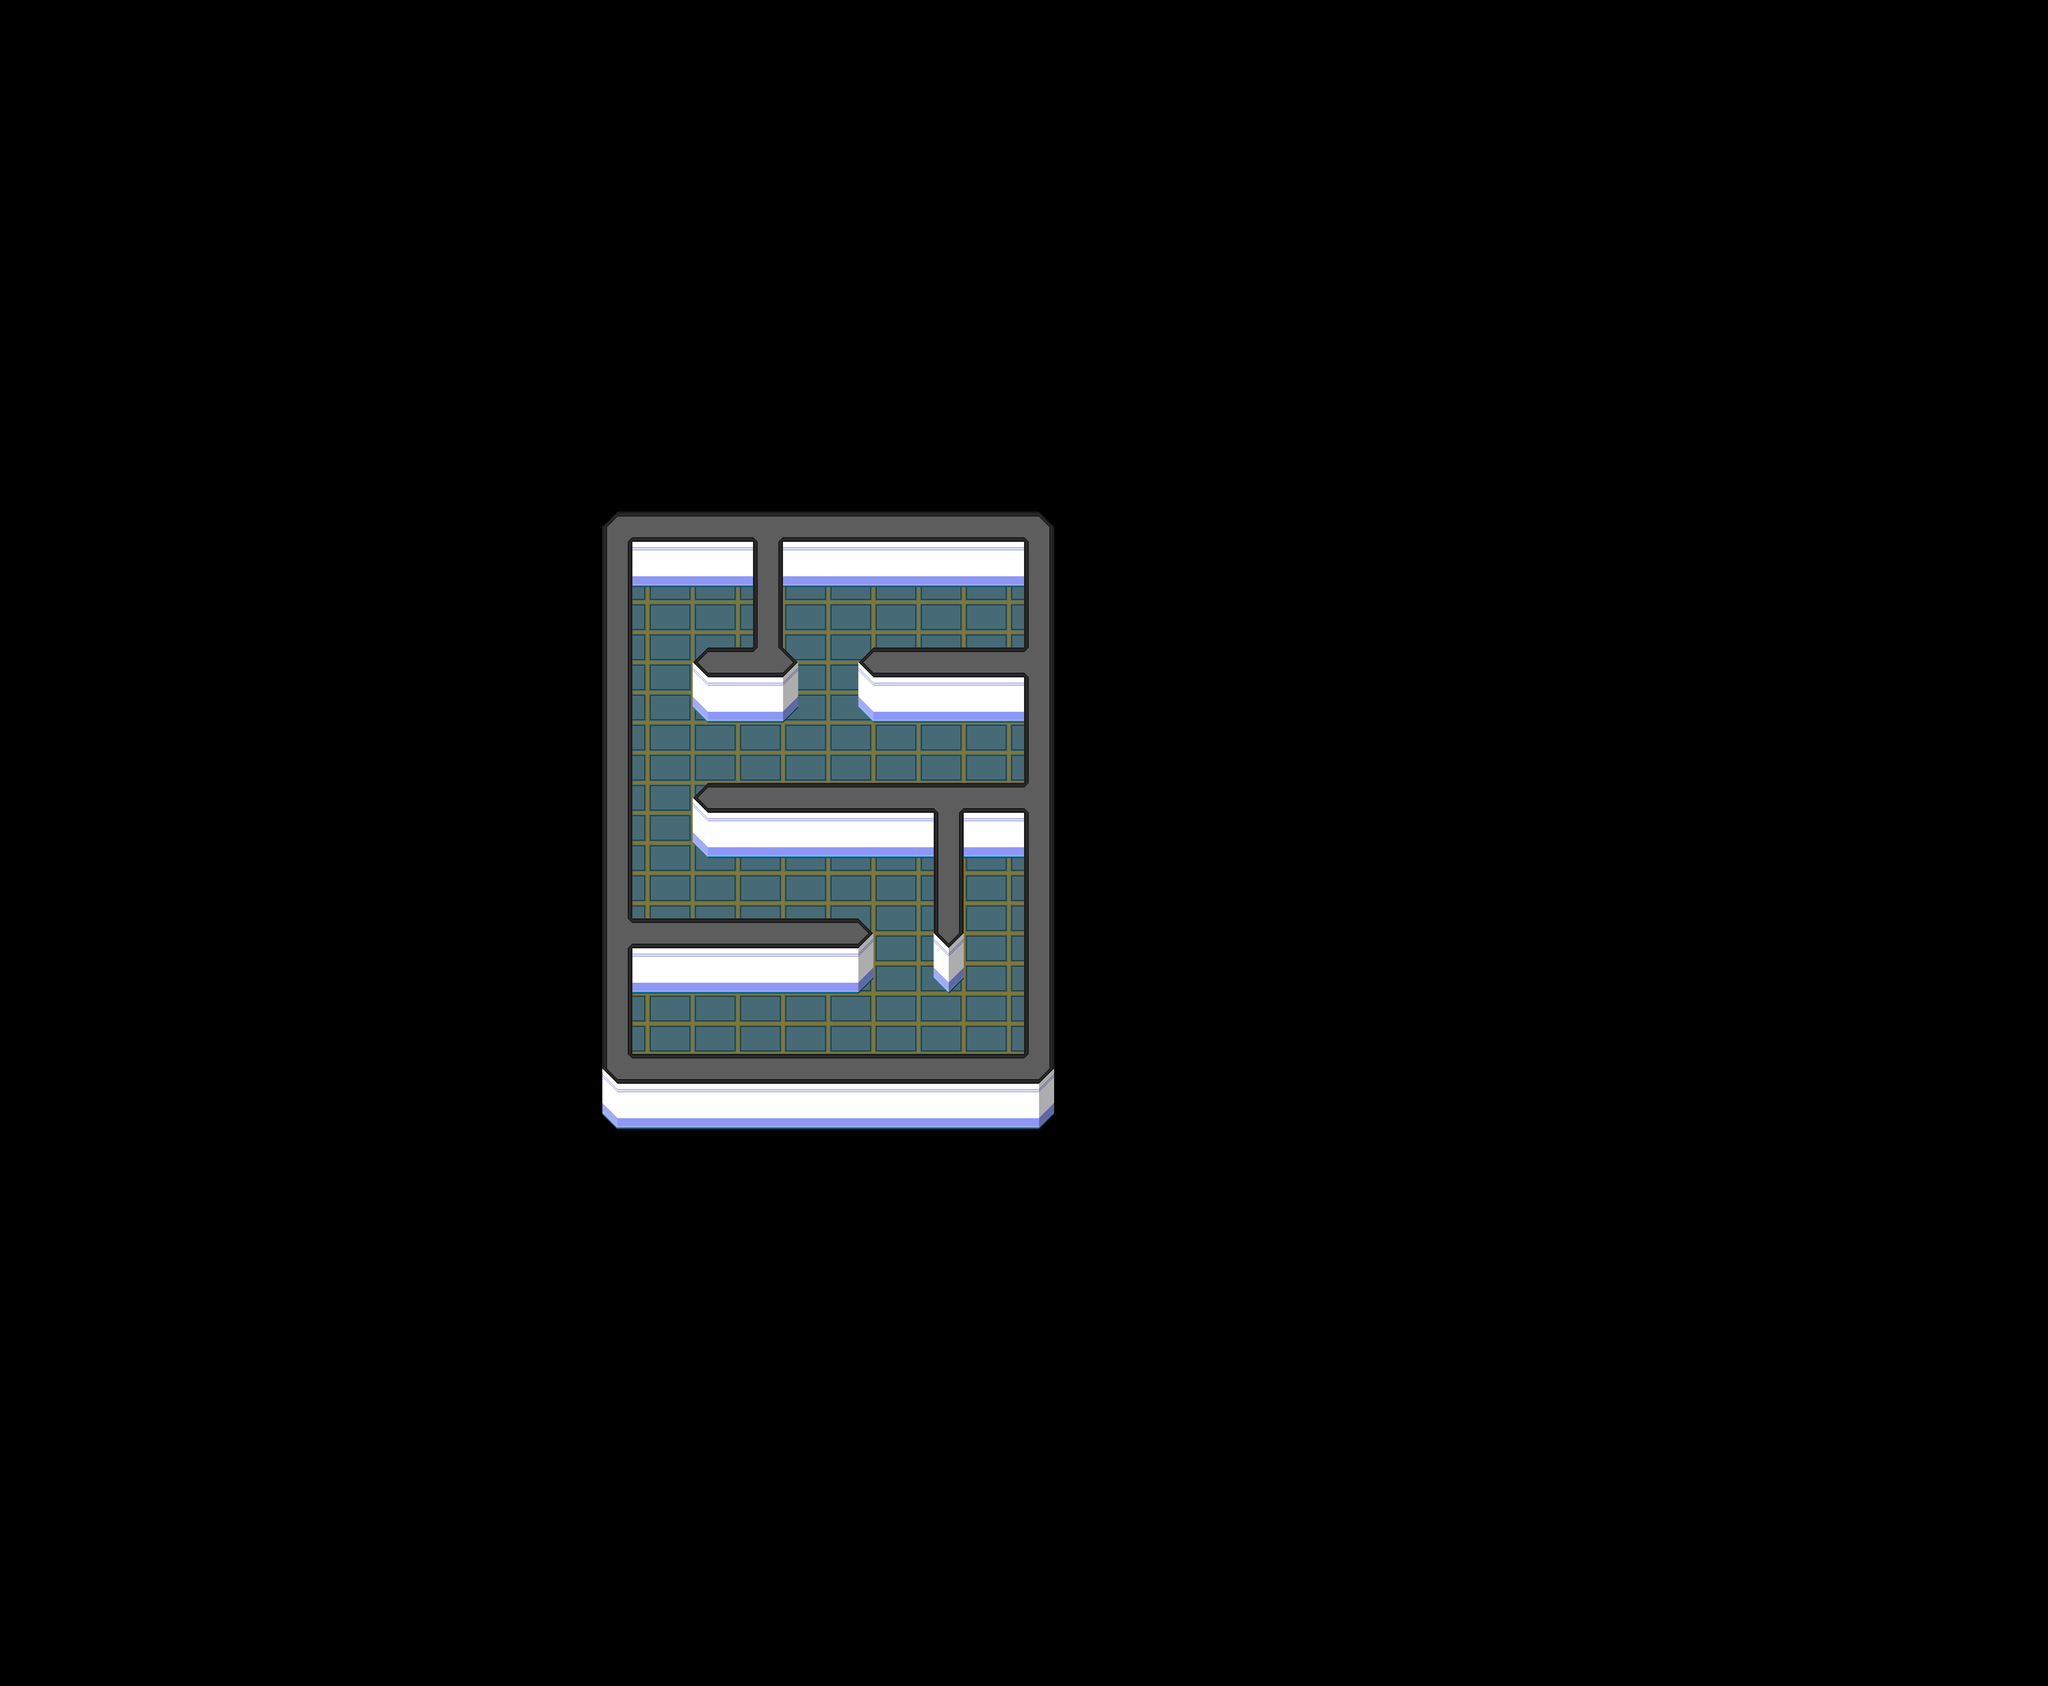

Rendered tile map (Tiled .tmx) drawn with the repository's tilesets; below, a short description and the map source with its tile grids summarised:
An orthogonal 136x112 tile map with 32x32 px tiles, 4 tile layers (Background, Floor, Foreground, Top), 2 tilesets.

<map version="1.10" tiledversion="1.10.2" orientation="orthogonal" renderorder="right-up" width="136" height="112" tilewidth="32" tileheight="32" infinite="0" nextlayerid="9" nextobjectid="2">
 <tileset firstgid="1" name="default tileset" tilewidth="32" tileheight="32" tilecount="256" columns="16">
  <image source="default_tileset.png" width="512" height="512" />
 </tileset>
 <tileset firstgid="257" source="betatiles.tsx" />
 <layer id="1" name="Background" width="136" height="112">
  <data>[15232 cells, 0 non-empty, 0 distinct tile ids]</data>
 </layer>
 <layer id="8" name="Floor" width="136" height="112">
  <data>[15232 cells, 960 non-empty, 6 distinct tile ids]</data>
 </layer>
 <layer id="7" name="Foreground" width="136" height="112">
  <data>[15232 cells, 730 non-empty, 22 distinct tile ids]</data>
 </layer>
 <layer id="5" name="Top" width="136" height="112">
  <data>[15232 cells, 0 non-empty, 0 distinct tile ids]</data>
 </layer>
</map>